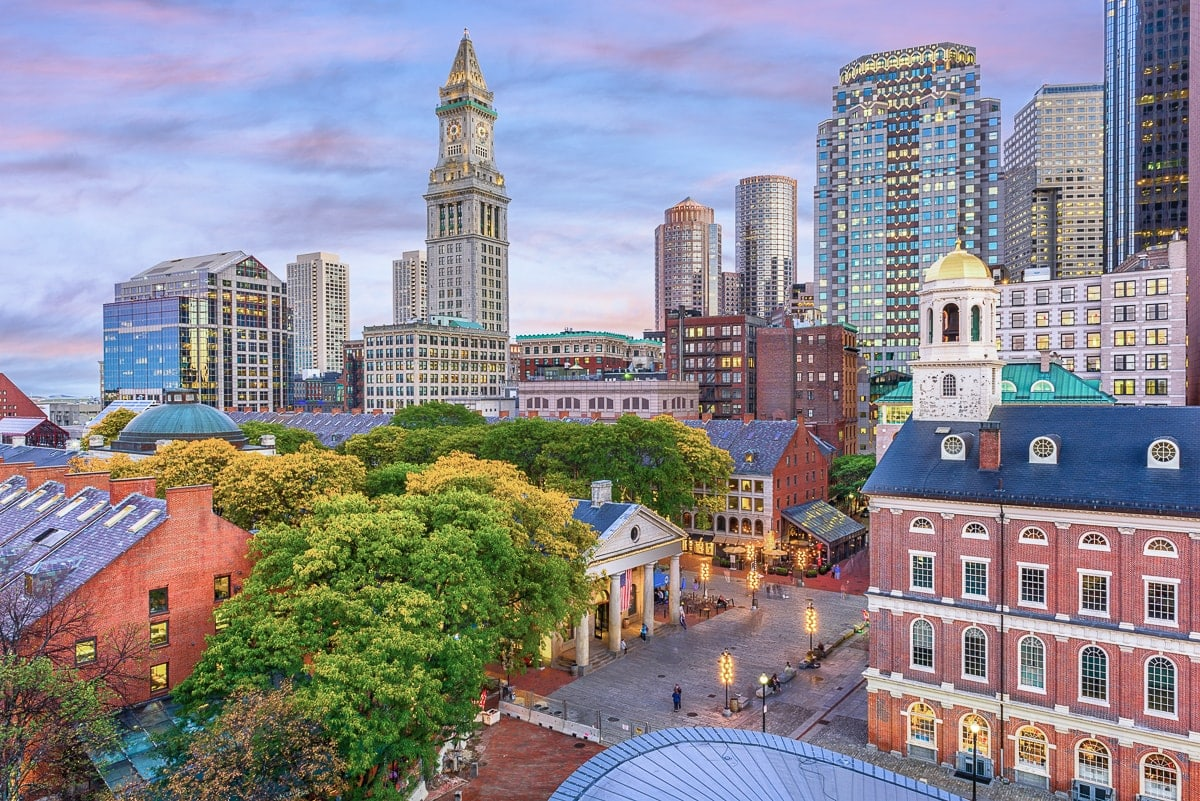
#> input picture Photos/boston.jpg, 1200 x 801 px, found by its file name
$ python basic.py
#> lines starting #> are read from the running program, lines starting #| are printed output that depends on the picture
import cv2 as cv

img = cv.imread('Photos/boston.jpg')
#> img is the input picture: shape (801, 1200, 3); mean B, G, R 146.5, 138.2, 140.9
cv.imshow('Boston', img)

# [25 lines of commented-out code are left out]
cropped = img[50:300, 200:500]
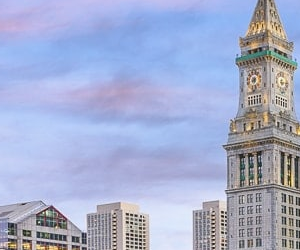
#> cropped: shape (250, 300, 3); mean B, G, R 205.8, 173.6, 164.4
cv.imshow('Cropped', cropped)

cv.waitKey(0)

$ run again, with Photos/cat.jpg copied over Photos/boston.jpg
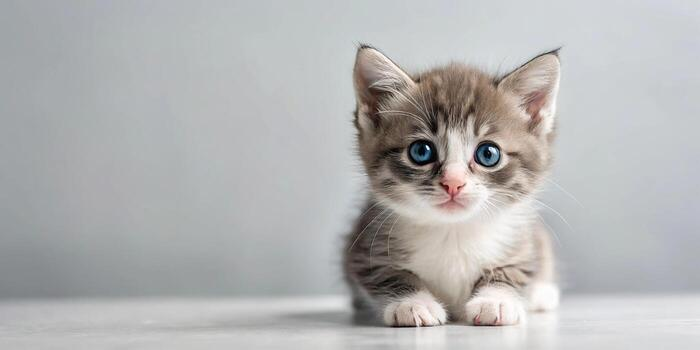
#> input picture Photos/cat.jpg, 700 x 350 px, found by its file name
#> img is the input picture: shape (350, 700, 3); mean B, G, R 179.9, 179.9, 180
#> `cropped = img[50:300, 200:500]`:
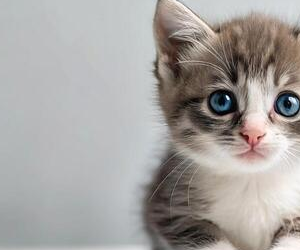
#> cropped: shape (250, 300, 3); mean B, G, R 159.7, 162.4, 166.2

$ run again, with Photos/cat_large.jpg copied over Photos/boston.jpg
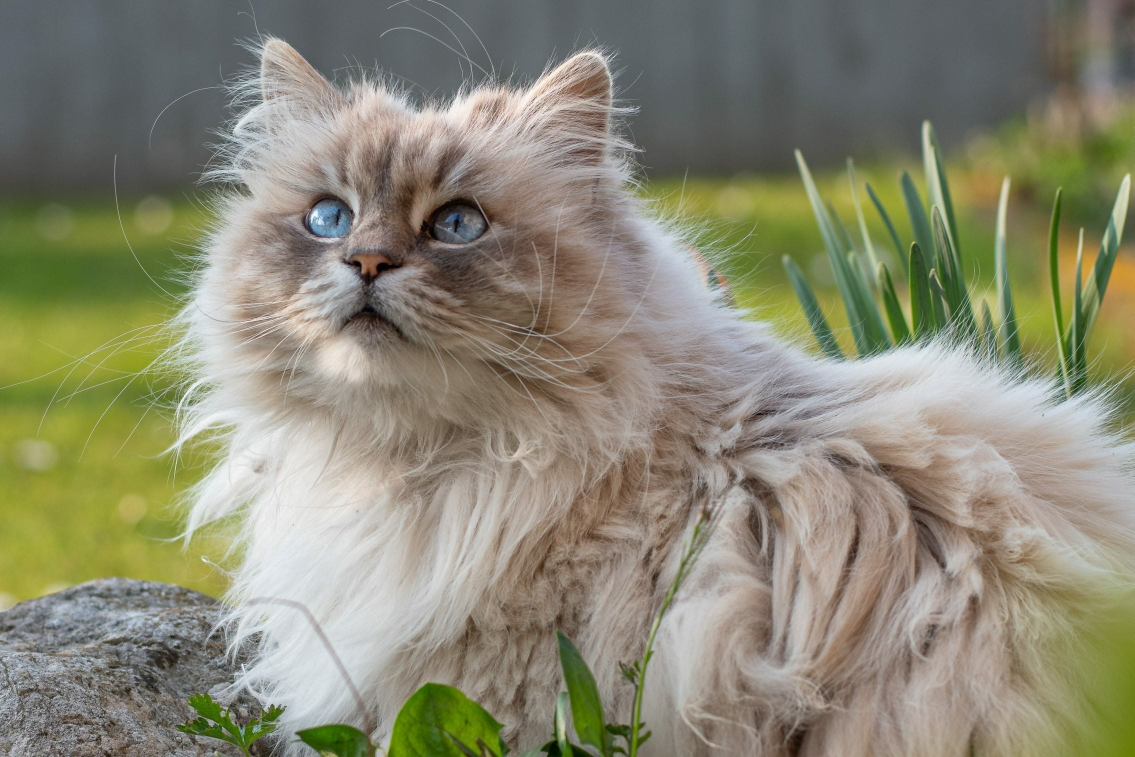
#> input picture Photos/cat_large.jpg, 2269 x 1514 px, found by its file name (shown at 1/2 size)
#> img is the input picture: shape (1514, 2269, 3); mean B, G, R 115.6, 136.4, 138.1
#> `cropped = img[50:300, 200:500]`:
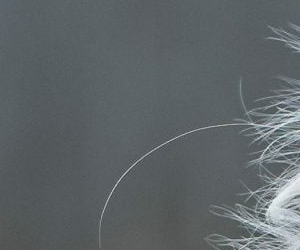
#> cropped: shape (250, 300, 3); mean B, G, R 103.4, 100.5, 94.1

$ run again, with Photos/cats.jpg copied over Photos/boston.jpg
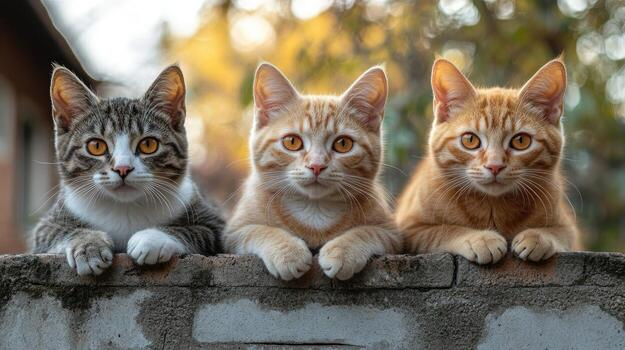
#> input picture Photos/cats.jpg, 625 x 350 px, found by its file name
#> img is the input picture: shape (350, 625, 3); mean B, G, R 97.7, 113.8, 123.5
#> `cropped = img[50:300, 200:500]`:
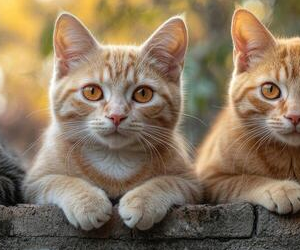
#> cropped: shape (250, 300, 3); mean B, G, R 94.4, 118.3, 137.5
